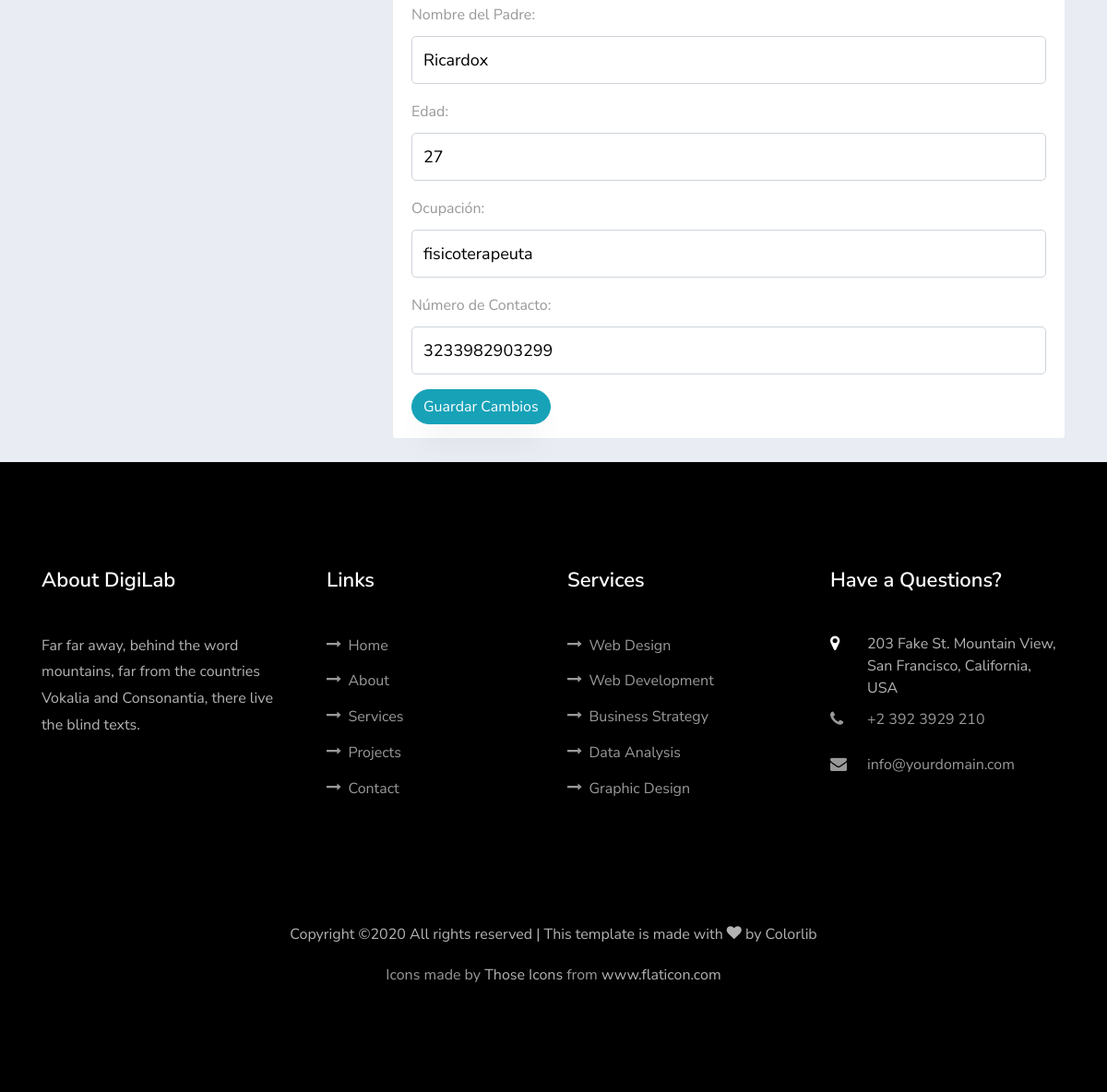
Before: /profile/ (signed in, lower part) with the older database file.
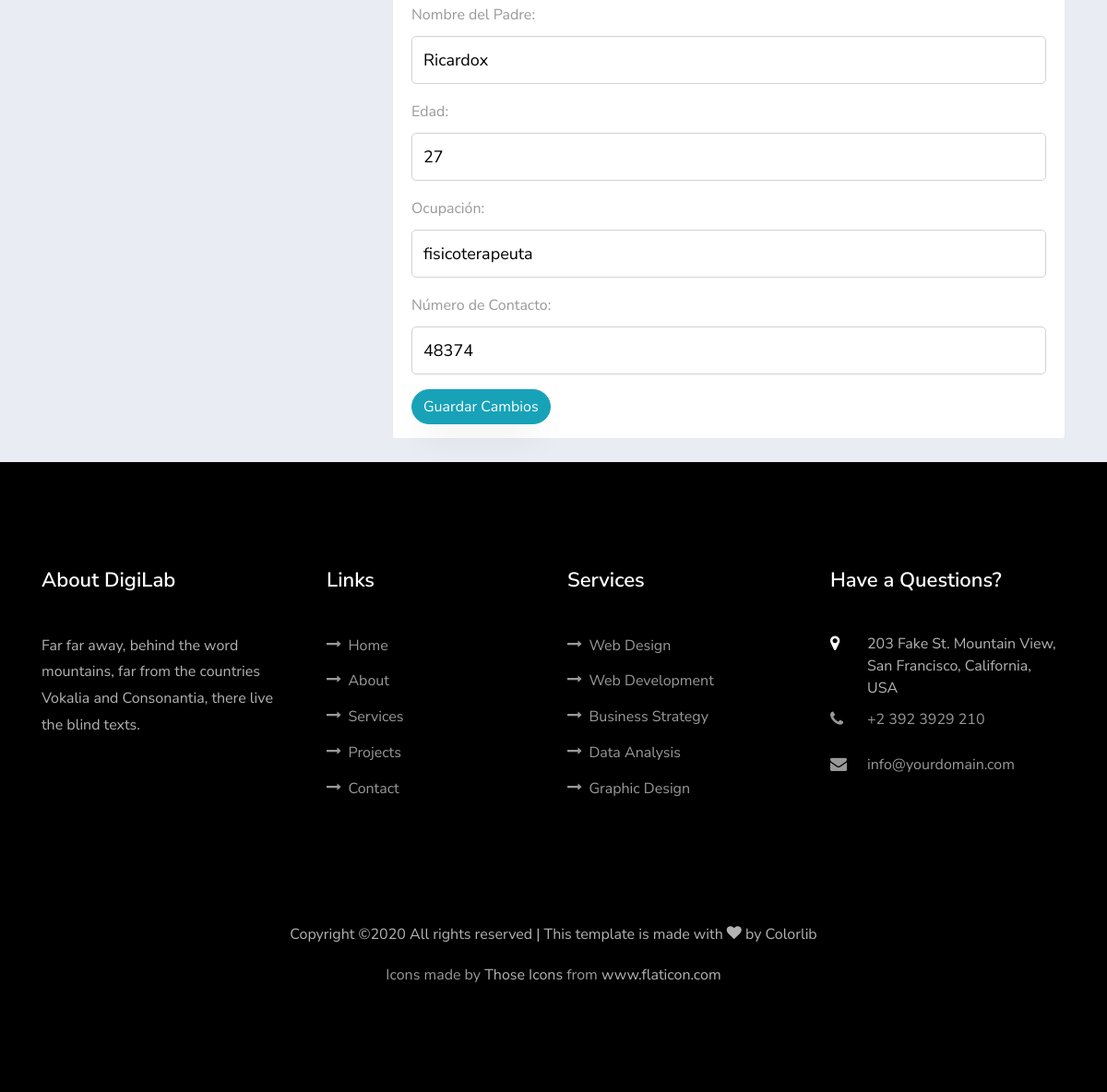
After: the same page with the newer database file.
### usuario/models.py (models this page shows, shortened)
class Usuario(AbstractBaseUser,PermissionsMixin):
    imagen       =  models.ImageField(default='default.jpg',upload_to='profile_pics')
    email        =  models.EmailField(max_length=60,unique=True,null=True, blank=True)
    username     =  models.CharField(max_length=30,unique=True)
    nombre       =  models.CharField(max_length=100)
    apellido     =  models.CharField(max_length=100)
    edad         =  models.IntegerField(blank=True, null=True)
    padecimientos = models.TextField(verbose_name="padecimientos",blank=True,null=True)
    asistencia = models.CharField(verbose_name="Días de asistencia",max_length=100,blank=True,null=True)
    enfoque = models.CharField(verbose_name="Area en la que guste que se enfocará la atención",max_length=100,blank=True, null=True)
    nombre_de_la_madre =  models.CharField(verbose_name="Nombre de la Madre",max_length=100,blank=True, null=True)
    edad_de_la_madre =  models.IntegerField(verbose_name="Edad",blank=True, null=True)
    ocupacion_de_la_madre = models.CharField(verbose_name="Ocupación",max_length=100,blank=True,null=True)
    numero_de_la_madre   =  models.IntegerField(verbose_name="Número de contacto",blank=True,null=True)
    nombre_del_padre =  models.CharField(verbose_name="Nombre del Padre",max_length=100,blank=True, null=True)
    edad_del_padre =  models.IntegerField(verbose_name="Edad",blank=True, null=True)
    ocupacion_del_padre = models.CharField(verbose_name="Ocupación",max_length=100,blank=True, null=True)
    numero_del_padre    =  models.IntegerField(verbose_name="Número de contacto",blank=True,null=True)
    fecha_nacimiento = models.DateField(verbose_name="Fecha de nacimiento",blank=True, null=True)
    escuela      =  models.CharField(verbose_name="Nombre de la escuela",max_length=60,blank=True, null=True)
    domicilio    =  models.CharField(verbose_name="Domicilio",max_length=150,blank=True, null=True)
    status_paquetes = models.BooleanField(verbose_name="¿Tiene Paquetes Activos?",default=False)
    NIVEL_STATUS = (
         ('k','Kinder'),
         ('p','Primaria'),
         ('s','Secundaria'),
         ('b','bachillerato'),
         ('u','universidad'))
    nivel_academico = models.CharField(max_length=1,choices=NIVEL_STATUS,blank=True,verbose_name='Nivel académico del alumno')
    date_joined  =  models.DateTimeField(verbose_name="Fecha de ingreso",auto_now_add=True)
    last_login   =  models.DateTimeField(verbose_name="Ultima fecha de Sesión",auto_now=True)
    is_admin     =  models.BooleanField(verbose_name="¿Es Administrador?",default=False)
    is_active    =  models.BooleanField(verbose_name="¿Esta Acivo?",default=True)
    is_staff     =  models.BooleanField(verbose_name="¿Es parte del Staff?",default=False)
    is_superuser =  models.BooleanField(verbose_name="¿Es Super Usuario?",default=False)
    USERNAME_FIELD  = "username"
    REQUIRED_FIELDS = ["nombre","apellido"]
    objects = MyUsuarioManager()

### app/views.py (the view)
# urls.py: path('profile/', views.profile,name='profile'),
@login_required
def profile(request):
    context = {}
    if request.POST:
        form = UserUpdateForm(request.POST,request.FILES,instance=request.user)
        if form.is_valid():
            form.save()
            if form.changed_data:
                evento = Historial_User(mensaje=f"datos actualizados del Perfil: {form.changed_data}",usuario=request.user)
                evento.save()
                messages.success( request,'Los datos del formulario han sido actualizados')
                usuarios = get_user_model().objects.all()
                for usuario  in usuarios:
                    if usuario.is_superuser:
                        notify.send(request.user,recipient=usuario,verb="Update fields",description=f"datos actualizados del Perfil: {form.changed_data}",action_object=request.user)
    else:
        form =UserUpdateForm(
        initial = {
          'username' :request.user.username,
          'email': request.user.email,
          'nombre': request.user.nombre,
          'apellido': request.user.apellido,
          'fecha_nacimiento': request.user.fecha_nacimiento,
          'edad': request.user.edad,
          'escuela': request.user.escuela,
          'domicilio': request.user.domicilio,
          'imagen': request.user.imagen,
          'nivel_academico': request.user.nivel_academico,
          'padecimientos': request.user.padecimientos,
          'asistencia': request.user.asistencia,
          'enfoque': request.user.enfoque,
          'nombre_de_la_madre': request.user.nombre_de_la_madre,
          'edad_de_la_madre': request.user.edad_de_la_madre,
          'ocupacion_de_la_madre': request.user.ocupacion_de_la_madre,
          'numero_de_la_madre': request.user.numero_de_la_madre,
          'nombre_del_padre': request.user.nombre_del_padre,
          'edad_del_padre': request.user.edad_del_padre,
          'ocupacion_del_padre': request.user.ocupacion_del_padre,
          'numero_del_padre': request.user.numero_del_padre
          }
        )
    context['profile_form'] = form
    context['historial'] = request.user.historial.all().order_by('-fecha')
    return render(request,'app/profile.html',context)

### app/templates/app/profile.html (shortened to what this page needs)
{% extends 'main/base.html' %}
{% load crispy_forms_tags%}
{% load static %}
{% block content %}
<section>
  <div class="container"  style="margin-top:120px">
    <div class="row">
        <div class="col-md-4">
      </div>
        <div class="col-md-8">
            <div class="portlet light bordered ftco-animate">
                <div class="portlet-body">
                        <div class="tab-content">
                            <div role="tabpanel" class="tab-pane active" id="home">
                                <form method="POST" enctype="multipart/form-data">
                                  {% for field in profile_form %}
                                  <div class="form-group">
                                      {{ field.label_tag }}
                                      {{ field }}
                                  </div>
                                  {% endfor %}
                                  <button type="submit" class="btn btn-info">Guardar Cambios</button>
                                </form>
                            </div>
                        </div>
                </div>
            </div>
        </div>
    </div>
  </div>
</section>
{% endblock content %}

Changed rows visible on the page:
changed Usuario "Ricardox": numero_del_padre "3233982903299" → "48374"
